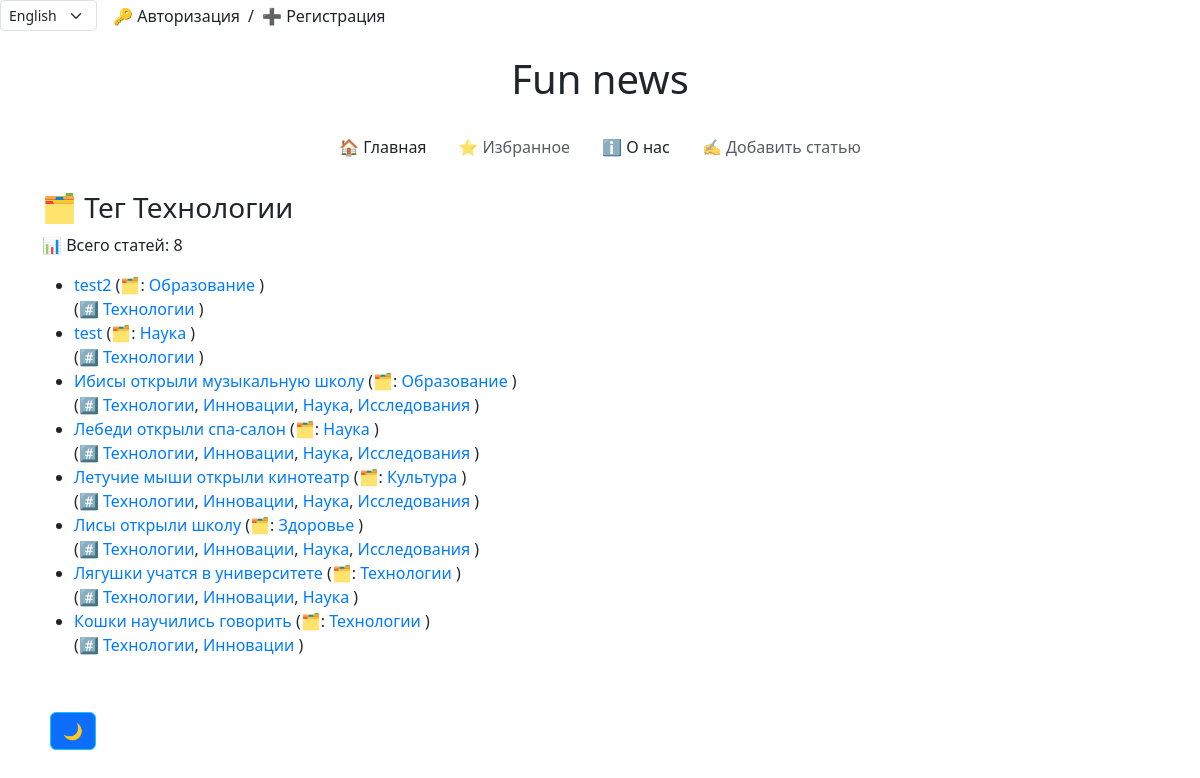
The page /en/news/news/tag/Технологии/ on the database its author committed.
### news/models.py (models this page shows, shortened)
class Article(models.Model):
    title = models.CharField(max_length=255, verbose_name='Заголовок')
    content = models.TextField(verbose_name='Содержание')
    publication_date = models.DateTimeField(default=timezone.now, verbose_name='Дата публикации')
    views = models.IntegerField(default=0, verbose_name='Просмотры')
    category = models.ForeignKey("Category", on_delete=models.CASCADE, verbose_name='Категория', blank=True,
                              null=True)
    tags = models.ManyToManyField("Tag", related_name='articles', verbose_name='Теги', blank=True)
    likes_count = models.IntegerField(default=0)
    favourites_count = models.IntegerField(default=0)
    is_active = models.BooleanField(default=True,  verbose_name='Теги')
    slug = models.SlugField(blank=True, null=True, unique=True)
    image = models.ImageField(upload_to='articles/%Y/%m/%d/',
                              validators=[FileExtensionValidator(['jpg', 'jpeg', 'png', 'jpeg'])],
                              blank=True,
                              null=True)
    author = models.ForeignKey(get_user_model(), on_delete=models.SET_NULL, null=True,
                               default=None, verbose_name='Author')
    class Meta:
        verbose_name = 'Статья'
        verbose_name_plural = 'Статьи'
        ordering = ['-publication_date']
        permissions = [
        ('publish_article', 'Publish Article'),
            ('make_active', 'Make Active'),
        ]

class Category(models.Model):
    name = models.CharField(max_length=255, unique=True)
    class Meta:
        verbose_name = 'Категория'  # единственное число для отображения в админке
        verbose_name_plural = 'Категории'  # мн. число для отображения в админке

class Tag(models.Model):
    name = models.CharField(max_length=255, unique=True)
    class Meta:
        verbose_name = 'Тег'  # единственное число для отображения в админке
        verbose_name_plural = 'Теги'  # мн. число для отображения в админке

### news/views.py (the view)
# urls.py: path('news/tag/<str:tag_name>/', news_by_tag, name='news_by_tag'),                                # Новости по тегу
def news_by_tag(request, tag_name):
    tag = get_object_or_404(Tag, name=tag_name)
    news = Article.objects.filter(tags=tag)
    all_tags = Tag.objects.all()
    articles_count = news.count()
    all_categories = Category.objects.all()
    context = {
        "news": news,
        "articles_count": articles_count,
        'filter': f"Тег {tag.name}",
        "all_tags": all_tags,
        "selected_tag": tag_name,
        "all_categories": all_categories,
    }
    return render(request, 'news/category_and_tag.html', context)

### news/context_processors.py (called while the page is built)
def global_settings(request):
    if cache.get('favourite_count') is None:
        cache.set('favourite_count', Favourite.objects.count(), 60 * 15)
    if cache.get('like_count') is None:
        cache.set('like_count', Like.objects.count(), 60 * 15)
    if cache.get('articles_count') is None:
        cache.set('articles_count', Article.objects.count(), 60 * 15)
    if cache.get('all_tags_count') is None:
        cache.set('all_tags_count', Tag.objects.count(), 60 * 15)
    if cache.get('all_categories_count') is None:
        cache.set('all_categories_count', Category.objects.count(), 60 * 15)
    return {
        'favourites_count': cache.get('favourite_count'),
        'likes_count': cache.get('like_count'),
        'articles_count': cache.get('articles_count'),
    }

### news/templates/news/category_and_tag.html (shortened to what this page needs)
{% extends 'news/base.html' %}
{% load i18n %}
{% block content %}
<section class="news">
    <h3> 🗂️ {{ filter }}</h3>
    <p>{% trans '📊 Всего статей:' %} {{ articles_count }}</p>
    {% if news %}
        <ul>
            {% for item in news %}
                <li>
                    <a href="{% url 'news:article_detail' slug=item.slug %}">{{ item.title }}</a>
                    {% if item.category %}
                        <span class="category">
                            ({% trans '🗂️:'  %}
                            <a href="{% url 'news:news_by_category' item.category.name %}">
                                {{ item.category.name }}
                            </a>)
                        </span>
                    {% endif %}
                    <br>
                    {% if item.tags.all %}
                        <span class="tags">
                            ({% trans '#️⃣ '  %}
                            {% for tag in item.tags.all %}
                                <a href="{% url 'news:news_by_tag' tag.name %}"> {{ tag.name }}</a>{% if not forloop.last %}, {% endif %}
                            {% endfor %}
                            )
                        </span>
                    {% endif %}
                </li>
            {% endfor %}
        </ul>
    {% else %}
        <p>{% trans '😕 Нет новостей для отображения.'  %} </p>
    {% endif %}
</section>
{% endblock %}

### static/css/style.css (style rules this page uses)
a { color: #007bff; text-decoration: none; }

### rows shown on the page
Article: title "test2", category.name "Образование"
Tag: name "Технологии"
Article: title "test", category.name "Наука"
Article: title "Ибисы открыли музыкальную школу", category.name "Образование"
Tag: name "Инновации"
Tag: name "Наука"
Tag: name "Исследования"
Article: title "Лебеди открыли спа-салон", category.name "Наука"
Article: title "Летучие мыши открыли кинотеатр", category.name "Культура"
Article: title "Лисы открыли школу", category.name "Здоровье"
Article: title "Лягушки учатся в университете", category.name "Технологии"
Article: title "Кошки научились говорить", category.name "Технологии"

### other values the page prints
{{ filter }} "Тег Технологии"
{{ articles_count }} "8"
form field language "English"
